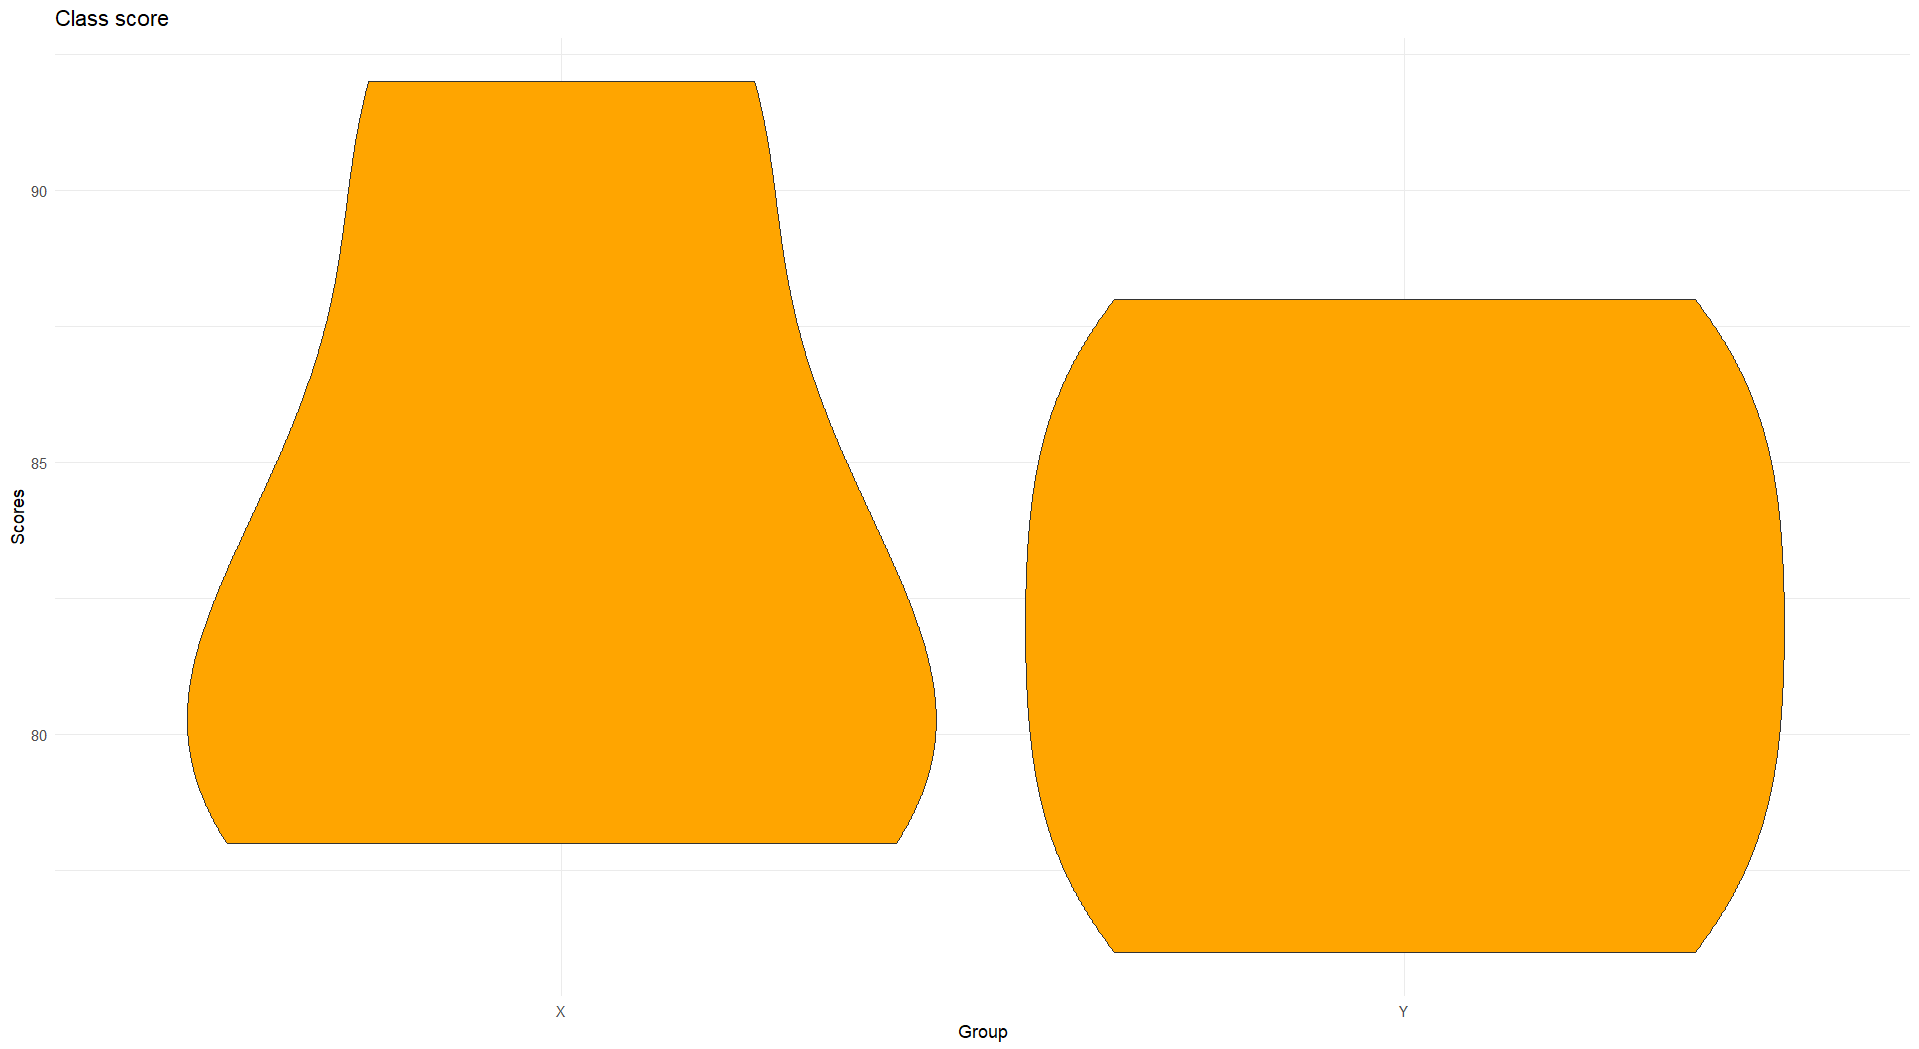

The R source for this figure:
sgd <- data.frame(
  Group = c("X", "X", "X", "X", "Y", "Y", "Y", "Y"),
  Score = c(80, 85, 78, 92, 88, 76, 80, 84)
)
ggplot(sgd,aes(x=Group,y=Score,fill=Group))+
  geom_violin(fill = "orange")+
  labs(title="Class score",
       x="Group",
       y="Scores")+
  theme_minimal()
